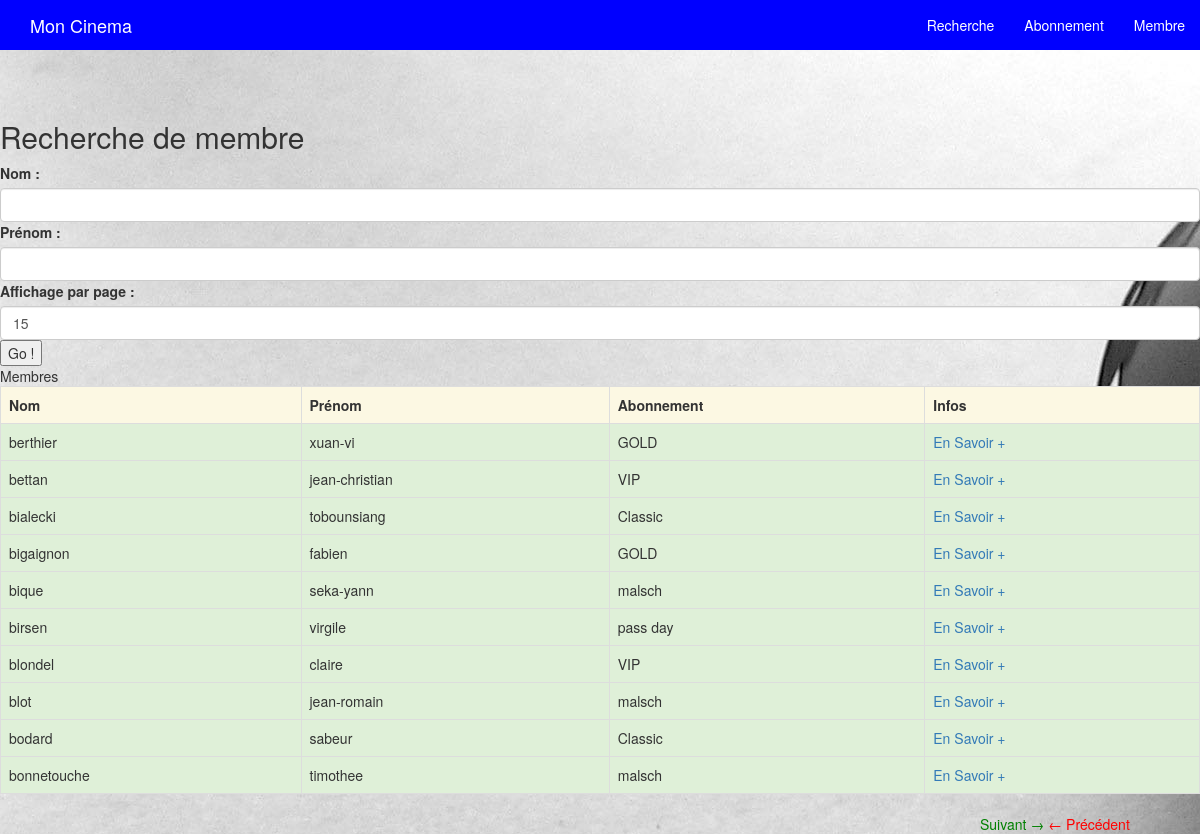
The app's page /membre.php?&limit=10&page=3 with its own data.
### tables this page shows
CREATE TABLE `tp_membre` (
  `id_membre` int(11) NOT NULL,
  `id_fiche_perso` int(11) NOT NULL,
  `id_abo` int(11) DEFAULT NULL,
  `date_abo` datetime DEFAULT NULL,
  `id_dernier_film` int(11) NOT NULL,
  `date_dernier_film` datetime DEFAULT NULL,
  `date_inscription` datetime DEFAULT NULL
);

CREATE TABLE `tp_fiche_personne` (
  `id_perso` int(11) NOT NULL,
  `nom` varchar(255) NOT NULL,
  `prenom` varchar(255) NOT NULL,
  `date_naissance` datetime NOT NULL,
  `email` varchar(255) DEFAULT NULL,
  `adresse` varchar(255) NOT NULL,
  `cpostal` varchar(255) DEFAULT NULL,
  `ville` varchar(255) DEFAULT NULL,
  `pays` varchar(255) DEFAULT NULL
);

CREATE TABLE `tp_abonnement` (
  `id_abo` int(11) NOT NULL,
  `nom` varchar(255) NOT NULL,
  `resum` varchar(255) NOT NULL,
  `prix` int(11) NOT NULL,
  `duree_abo` tinyint(4) NOT NULL
);

### membre.php (the view, shortened to what this page needs)
<?php include "base_donnees.php";
$query = 'SELECT `tp_membre`.`id_membre`, `tp_fiche_personne`.`nom` AS nom, `tp_fiche_personne`.`prenom` AS prenom , `tp_abonnement`.`nom` AS abo FROM `tp_membre` LEFT JOIN `tp_fiche_personne` ON `tp_membre`.`id_fiche_perso`=`tp_fiche_personne`.`id_perso` LEFT JOIN `tp_abonnement` ON `tp_abonnement`.`id_abo`=`tp_membre`.`id_abo`';
$emplace = array();
$query .= ' ORDER BY nom';
$resultats = $bdd->prepare($query);
$resultats->execute($emplace);
$pagination = $resultats->fetchAll();
$nbMembre = count($pagination);
$limit = 10;
if(isset($_GET['page']))
{
  $Pageact = $_GET['page'];
}
else
{
  $Pageact = 1;
}
if(isset($_GET['limit']))
{
  $limit = $_GET['limit'];
  $query .= ' LIMIT '.(($Pageact - 1)*$limit).", $limit";
}
else
{
  $query .= ' LIMIT '.(($Pageact - 1)*$limit).", $limit";
}
$resultats = $bdd->prepare($query);
$resultats->execute($emplace);
$categories = $resultats->fetchAll();
$nbPages = ceil($nbMembre/$limit);
?>
<!DOCTYPE html>
<html lang="fr">
<head>
  <link href="../../dist/css/bootstrap.min.css" rel="stylesheet">
  <link rel="stylesheet" href="https://maxcdn.bootstrapcdn.com/bootstrap/3.3.7/css/bootstrap.min.css">
  <link rel="stylesheet" href="style.css">
</head>
<body>
  <nav class="navbar-fixed-top">
    <div class="container-fluid">
      <div class="navbar-header">
        <a class="navbar-brand" href="#">Mon Cinema</a>
      </div>
      <div id="navbar" class="navbar-collapse collapse">
        <ul class="nav navbar-nav navbar-right">
        <li><a href="index.php">Recherche</a></li>
        <li><a href="abonnement.php">Abonnement</a></li>
        <li><a href="membre.php">Membre</a></li>
      </ul>
     </div>
   </div>
 </nav>
 <div id="main">
      <h2>Recherche de membre</h2>
      <form method="GET" name="searchMember" action="membre.php" >
        <label for="nom">Nom : </label>
        <input type="text" class="form-control" id="nom" name="nom" />
        <label for="prenom">Prénom : </label>
        <input type="text" id="prenom" class="form-control" name="prenom" />
        <label for="limit">Affichage par page :</label>
        <input type="number" id="limit" name="limit"  class="form-control" value="15" min="0" />
        <input type="submit" id="valid" name="Validation" value="Go !" />
      </form>
      <header>Membres</header>
      <table id="indexMembres" class="table table-bordered">
        <tr class="warning">
          <th>Nom</th>
          <th>Prénom</th>
          <th>Abonnement</th>
          <th>Infos</th>
        </tr>
        <?php
        if(!empty($categories))
        {
          foreach($categories as $elem)
          {
            ?>
            <tr class="success">
              <td><?php echo $elem['nom']; ?></td>
              <td><?php echo $elem['prenom']; ?></td>
              <td><?php echo $elem['abo']; ?></td>
              <td><a href="ficheMembre.php<?php echo "?"."id=".$elem['id_membre']?>">En Savoir +</a></td>
            </tr>
            <?php
          }
        }
        else
        {
          ?>
          <tr><td><?php echo "Aucun resultat "; ?></td></tr>
          <?php
        }
        ?>
      </table>
      <?php
      if($Pageact < $nbPages)
      {
        ?>
        <a href='<?php echo "?"; if(isset($nom)) echo "nom=" . $nom; if(isset($prenom)) echo "&amp;prenom=" . $prenom; if(isset($limit)) echo "&amp;limit=" .$limit; echo "&amp;page=" . ($Pageact+1); ?>' class="next" title="lien vers la page suivante">Suivant &rarr;</a>
        <?php
      }
      if($Pageact > 1)
      {
        ?>
        <a href='<?php echo "?"; if(isset($nom)) echo "nom=" . $nom; if(isset($prenom)) echo "&amp;prenom=" . $prenom; if(isset($limit)) echo "&amp;limit=" .$limit; echo "&amp;page=" . ($Pageact-1); ?>' class="previous" title="lien vers la page précédente">&larr; Précédent</a>
        <?php
      }
      ?>
  </div>

### style.css (style rules this page uses)
body { padding-top: 100px; background-image: url("cinee.jpeg"); }
nav { background-color: blue; }
nav a { color: #ffffff; }
.next { padding-left: 980px; color: green; }
.previous { color: red; }

### records on screen
tp_membre: tp_fiche_personne.nom "berthier", tp_fiche_personne.prenom "xuan-vi", id_abo.nom "GOLD"
tp_membre: tp_fiche_personne.nom "bettan", tp_fiche_personne.prenom "jean-christian", id_abo.nom "VIP"
tp_membre: tp_fiche_personne.nom "bialecki", tp_fiche_personne.prenom "tobounsiang", id_abo.nom "Classic"
tp_membre: tp_fiche_personne.nom "bigaignon", tp_fiche_personne.prenom "fabien", id_abo.nom "GOLD"
tp_membre: tp_fiche_personne.nom "bique", tp_fiche_personne.prenom "seka-yann", id_abo.nom "malsch"
tp_membre: tp_fiche_personne.nom "birsen", tp_fiche_personne.prenom "virgile", id_abo.nom "pass day"
tp_membre: tp_fiche_personne.nom "blondel", tp_fiche_personne.prenom "claire", id_abo.nom "VIP"
tp_membre: tp_fiche_personne.nom "blot", tp_fiche_personne.prenom "jean-romain", id_abo.nom "malsch"
tp_membre: tp_fiche_personne.nom "bodard", tp_fiche_personne.prenom "sabeur", id_abo.nom "Classic"
tp_membre: tp_fiche_personne.nom "bonnetouche", tp_fiche_personne.prenom "timothee", id_abo.nom "malsch"
